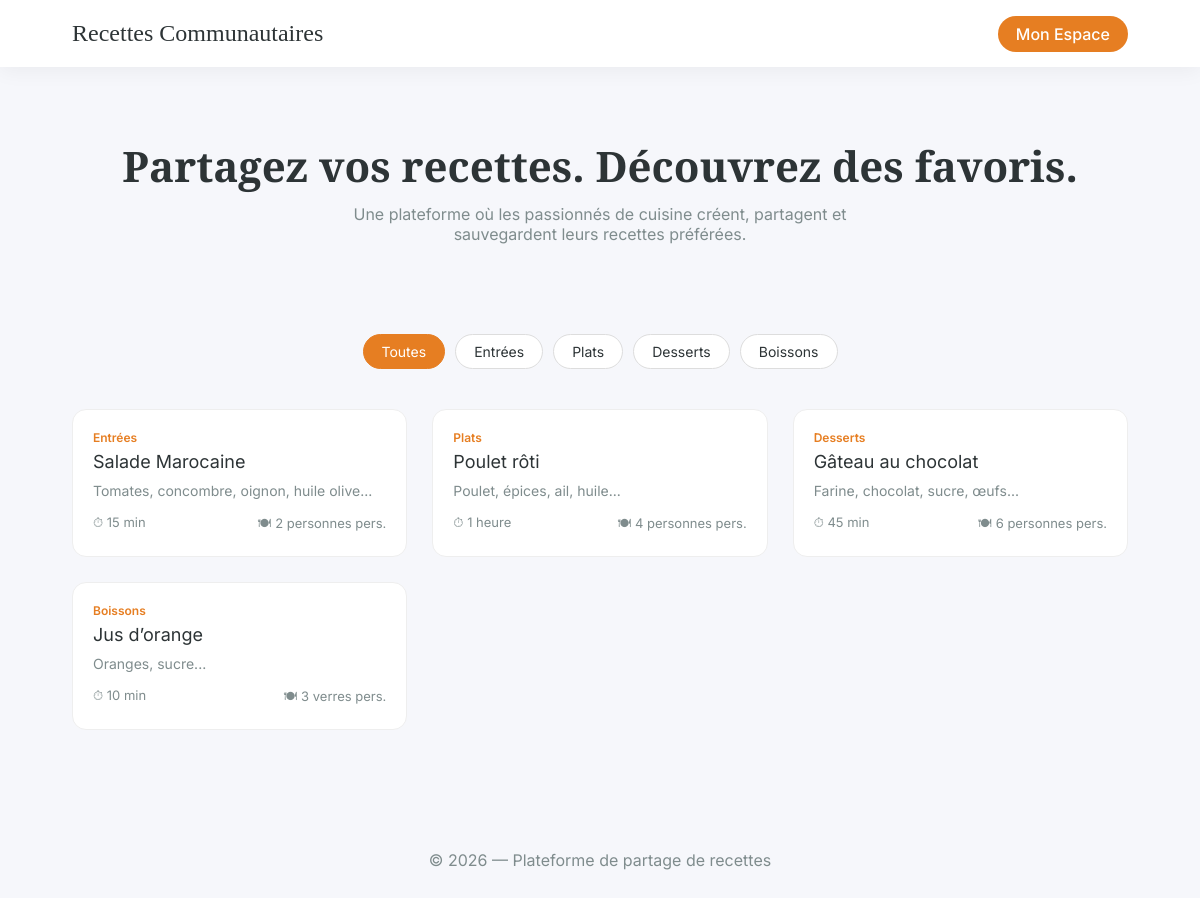
Screenshot of /views/recipes/home.php (signed in) with the database file from the repository.
### tables this page shows
create table categories(
    id int auto_increment primary key,
    name enum ("Entrées","Plats","Desserts","Boissons") not null
);

create table recette(
    id int auto_increment primary key,
    users_id int,
    categories_id int,
    title varchar(150) not null,
    create_time timestamp NOT NULL DEFAULT current_timestamp(),
    temp_de_production varchar(100),
    ingredient varchar(255),
    instructions varchar(255),
    portions varchar(100),
    foreign key (users_id)references users(id) on delete cascade,
    foreign key (categories_id)references categories(id) on delete cascade
);

### config/db.php (called while the page is built)
<?php
class Database
{
    private $host = 'localhost';
    private $dbname = 'recette_manager';
    private $user = 'root';
    private $pass = '';
    private static $instance = null;
    private $conn;
    private function __construct()
    {
        try {
            $this->conn = new PDO(
                'mysql:host=' . $this->host . ';dbname=' . $this->dbname,
                $this->user,
                $this->pass
            );
            $this->conn->setAttribute(PDO::ATTR_ERRMODE, PDO::ERRMODE_EXCEPTION);
        } catch (PDOException $e) {
            die("Connection error: " . $e->getMessage());
        }
    }
    public static function getInstance()
    {
        if (self::$instance === null) {
            self::$instance = new Database();
        }
        return self::$instance;
    }
    public function getConnection()
    {
        return $this->conn;
    }
}
?>

### models/category.php (called while the page is built)
<?php
require_once __DIR__ . '/../config/db.php';
class Category_model
{
    private $pdo;
    public function __construct()
    {
        $this->pdo = Database::getInstance()->getConnection();
    }
    public function getCategories()
    {
        $stmt = $this->pdo->query("SELECT id, name FROM categories");
        return $stmt->fetchAll(PDO::FETCH_ASSOC);
    }
}

### models/recipe.php (called while the page is built, shortened)
<?php
require_once __DIR__ . '/../config/db.php';
class Recette_model
{
    private $pdo;
    function __construct()
    {
        $this->pdo = Database::getInstance()->getConnection();
    }
    public function getAllRecipes($category_id = null)
    {
        $sql = "SELECT r.*, c.name as category_name, u.username as chef_name
                FROM recette r
                LEFT JOIN categories c ON r.categories_id = c.id
                LEFT JOIN users u ON r.users_id = u.id";
        $params = [];
        $sql .= " ORDER BY r.create_time DESC";
        $stmt = $this->pdo->prepare($sql);
        $stmt->execute($params);
        return $stmt->fetchAll(PDO::FETCH_ASSOC);
    }
}

### views/recipes/home.php (the view, shortened to what this page needs)
<?php
require_once __DIR__ . '/../../models/category.php';
require_once __DIR__ . '/../../models/recipe.php';
$is_logged_in = isset($_SESSION['user_id']);
$categoryModel = new Category_model();
$categories = $categoryModel->getCategories();
$recipeModel = new Recette_model();
$filter_category = isset($_GET['category']) ? (int)$_GET['category'] : null;
$filtered_recipes = $recipeModel->getAllRecipes($filter_category);
?>
<!DOCTYPE html>
<html lang="fr">
<head>
</head>
<body>
<header>
  <a href="home.php" class="logo">Recettes Communautaires</a>
  <div class="nav">
    <?php if ($is_logged_in): ?>
      <a href="dashboard.php" class="btn">Mon Espace</a>
    <?php else: ?>
      <a href="../auth/login.php">Connexion</a>
      <a href="../auth/register.php" class="btn">Inscription</a>
    <?php endif; ?>
  </div>
</header>
<section class="hero">
  <h1>Partagez vos recettes. Découvrez des favoris.</h1>
  <p>Une plateforme où les passionnés de cuisine créent, partagent et sauvegardent leurs recettes préférées.</p>
</section>
<div class="category-filter">
  <a href="home.php#menu" class="category-btn <?php echo !$filter_category ? 'active' : ''; ?>">Toutes</a>
  <?php foreach ($categories as $cat): ?>
    <a href="home.php?category=<?php echo $cat['id']; ?>#menu"
       class="category-btn <?php echo $filter_category === $cat['id'] ? 'active' : ''; ?>">
       <?php echo htmlspecialchars($cat['name']); ?>
    </a>
  <?php endforeach; ?>
</div>
<?php if (empty($filtered_recipes)): ?>
  <p style="text-align:center;color:var(--muted)">Aucune recette trouvée.</p>
<?php else: ?>
<div class="recipes-grid">
  <?php foreach ($filtered_recipes as $recipe): ?>
  <div class="recipe-card-public"
       onclick='openRecipeDetail(<?php echo json_encode($recipe, JSON_HEX_TAG | JSON_HEX_APOS | JSON_HEX_QUOT | JSON_HEX_AMP); ?>)'>
    <div class="recipe-category"><?php echo htmlspecialchars($recipe['category_name']); ?></div>
    <div class="recipe-title"><?php echo htmlspecialchars($recipe['title']); ?></div>
    <div class="recipe-description">
      <?php echo htmlspecialchars(substr($recipe['ingredient'] ?? '',0,90)); ?>...
    </div>
    <div class="recipe-meta">
      <span>⏱ <?php echo $recipe['temp_de_production']; ?></span>
      <span>🍽 <?php echo $recipe['portions']; ?> pers.</span>
    </div>
  </div>
  <?php endforeach; ?>
</div>
<?php endif; ?>
<footer>
  © <?php echo date('Y'); ?> — Plateforme de partage de recettes
</footer>
</body>
</html>

### views/recipes/home.php (style rules this page uses)
:root { --bg:#f6f7fb; --card:#ffffff; --primary:#e67e22; --text:#2d3436; --muted:#7f8c8d; --radius:14px; }
* { box-sizing:border-box;margin:0;padding:0 }
body { font-family:'Inter',sans-serif; background:var(--bg); color:var(--text); }
header { display:flex; justify-content:space-between; align-items:center; padding:20px 6%; background:#fff; box-shadow:0 4px 20px rgba(0,0,0,0.05); position:sticky; top:0; z-index:100; }
.logo { font-family:'Playfair Display',serif; font-size:24px; text-decoration:none; color:var(--text); }
.nav a { margin-left:15px; text-decoration:none; font-weight:500; }
.btn { background:var(--primary); color:#fff; padding:8px 18px; border-radius:30px; }
.hero { text-align:center; padding:70px 20px 50px; }
.hero h1 { font-family:'Playfair Display',serif; font-size:42px; margin-bottom:10px; }
.hero p { color:var(--muted); max-width:600px; margin:auto; }
.category-filter { margin:40px 0; display:flex; justify-content:center; flex-wrap:wrap; gap:10px; }
.category-btn { padding:8px 18px; border-radius:30px; border:1px solid #ddd; text-decoration:none; color:var(--text); background:#fff; font-size:14px; }
.category-btn.active, .category-btn:hover { background:var(--primary); color:#fff; border-color:var(--primary); }
.recipes-grid { padding:0 6% 80px; display:grid; grid-template-columns:repeat(auto-fill,minmax(280px,1fr)); gap:25px; }
.recipe-card-public { background:var(--card); border-radius:var(--radius); padding:20px; cursor:pointer; transition:.25s; border:1px solid #eee; }
.recipe-category { font-size:12px; color:var(--primary); font-weight:600; margin-bottom:6px; }
.recipe-title { font-size:18px; margin-bottom:10px; }
.recipe-description { font-size:14px; color:var(--muted); margin-bottom:15px; }
.recipe-meta { font-size:13px; display:flex; justify-content:space-between; color:var(--muted); }
footer { text-align:center; padding:40px 20px; color:var(--muted); }

### rows the page displays
categories: name "Entrées"
categories: name "Plats"
categories: name "Desserts"
categories: name "Boissons"
recette: categories.name "Entrées", title "Salade Marocaine", ingredient "Tomates, concombre, oignon, huile olive", temp_de_production "15 min", portions "2 personnes"
recette: categories.name "Plats", title "Poulet rôti", ingredient "Poulet, épices, ail, huile", temp_de_production "1 heure", portions "4 personnes"
recette: categories.name "Desserts", title "Gâteau au chocolat", ingredient "Farine, chocolat, sucre, œufs", temp_de_production "45 min", portions "6 personnes"
recette: categories.name "Boissons", title "Jus d’orange", ingredient "Oranges, sucre", temp_de_production "10 min", portions "3 verres"
